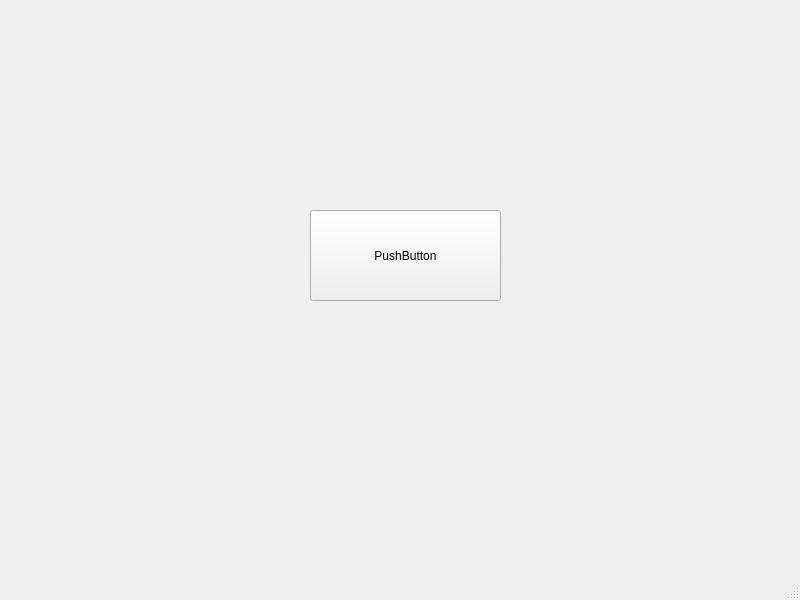
<?xml version="1.0" encoding="UTF-8"?>
<ui version="4.0">
 <class>MainWindow</class>
 <widget class="QMainWindow" name="MainWindow">
  <property name="geometry">
   <rect>
    <x>0</x>
    <y>0</y>
    <width>800</width>
    <height>600</height>
   </rect>
  </property>
  <property name="windowTitle">
   <string>MainWindow</string>
  </property>
  <widget class="QWidget" name="centralwidget">
   <widget class="QPushButton" name="pushButton">
    <property name="geometry">
     <rect>
      <x>310</x>
      <y>210</y>
      <width>191</width>
      <height>91</height>
     </rect>
    </property>
    <property name="text">
     <string>PushButton</string>
    </property>
   </widget>
  </widget>
  <widget class="QMenuBar" name="menubar">
   <property name="geometry">
    <rect>
     <x>0</x>
     <y>0</y>
     <width>800</width>
     <height>21</height>
    </rect>
   </property>
  </widget>
  <widget class="QStatusBar" name="statusbar"/>
 </widget>
 <resources/>
 <connections/>
</ui>
